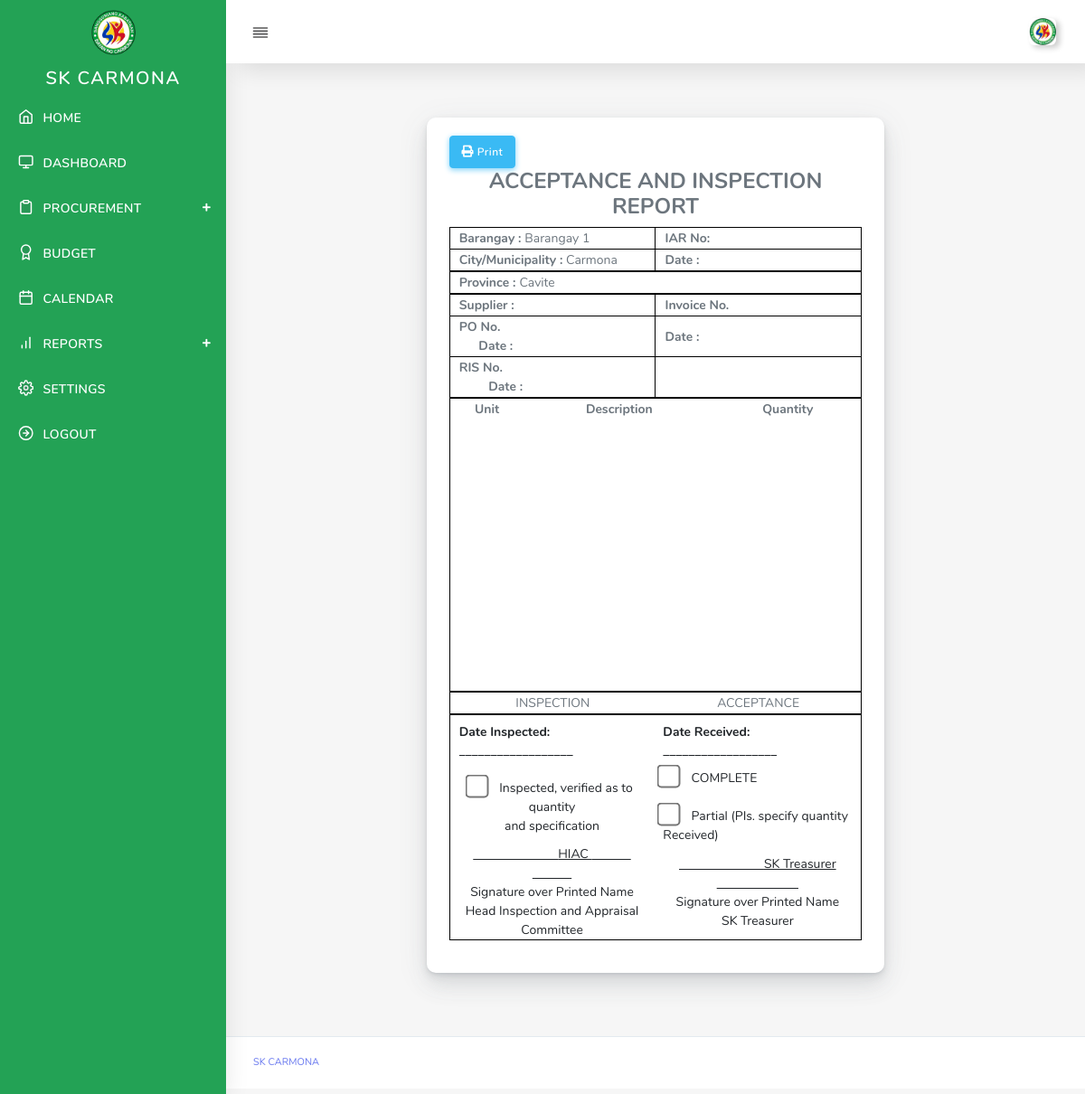
Screenshot of /user/procurement-ai.php (signed in) with the database file from the repository.
### tables this page shows
CREATE TABLE `skaccount` (
  `brgyID` int(11) NOT NULL,
  `barangay_name` varchar(32) NOT NULL,
  `username` varchar(32) NOT NULL,
  `password` varchar(32) NOT NULL,
  `img_profile` text NOT NULL,
  `sk_chairman` varchar(100) NOT NULL,
  `vice_chairman` varchar(100) NOT NULL,
  `secretary` varchar(100) NOT NULL,
  `member1` varchar(100) NOT NULL,
  `member2` varchar(100) NOT NULL,
  `member3` varchar(100) NOT NULL,
  `procuring` varchar(100) NOT NULL,
  `brgy_captain` varchar(100) NOT NULL,
  `committee_approriations` varchar(100) NOT NULL,
  `sk_treasurer` varchar(100) NOT NULL,
  `ai_committee` varchar(100) NOT NULL,
  `budget_officer` varchar(50) NOT NULL,
  `city` varchar(100) NOT NULL,
  `province` varchar(100) NOT NULL,
  `contact` varchar(100) NOT NULL
);

### controller/sk-procurement-reports.php (called while the page is built, shortened)
<?php
$data  = $_SESSION['brgyID'];

### user/procurement-ai.php (the view, shortened to what this page needs)
<?php include('header.php'); ?>
<?php include('nav.php'); ?>
<?php include('../controller/sk-procurement-reports.php'); ?>
	<div class="main-content">
	<div class="row justify-content-center">
	 <div class="col-7">
		    <div class="card">
                  <div class="card-body">
				  <button class="btn btn-info btn-md" type="button" onclick="printDiv('printableArea')"/><i class="fas fa-print"></i> Print </button>
					<?php
					$proid = base64_decode(urldecode($_GET['data']));
					$pr	   = $mysqli->query("SELECT * FROM ai_report where brgy_id='$data' and pro_id='$proid'");
					$prres = $pr->fetch_assoc();
					$brgy	 = $mysqli->query("SELECT * FROM skaccount where brgyID ='$data'");
					$brgyres = $brgy->fetch_assoc();
					?>
				  <div id="printableArea">
					  <center><h4> ACCEPTANCE AND INSPECTION REPORT</h4> </center>
					  <table class="table-1" style="border:1px solid black;" >
						<tr>
							<td colspan="6"> <strong> Barangay : </strong>  <?php echo $brgyres['barangay_name'];?></td>
							<td colspan="6"><strong> IAR No:</strong>  <?php echo $prres['iarno'];?></td>
						</tr>
						<tr>
							<td colspan="6"><strong> City/Municipality :</strong>  <?php echo $brgyres['city'];?></td>
							<td colspan="6"><strong> Date : </strong> <?php echo $prres['dateiar'];?> </td>
						</tr>
                      </table>
					  <table class="table-1" style="border:1px solid black;" >
						<tr>
							<td colspan="6"> <strong> Province : </strong>  <?php echo $brgyres['province'];?></td>
						</tr>
                      </table>
					   <table class="table-1" style="border:1px solid black;" >
						<tr>
							<td colspan="6"> <strong> Supplier : </strong>  <?php echo $prres['supplier'];?></td>
							<td colspan="6"><strong> Invoice No.</strong>  <?php echo $prres['invoice'];?></td>
						</tr>
						<tr>
							<td colspan="6">
							<strong> PO No.</strong>  <?php echo $prres['pono'];?>
							<strong> Date : </strong> <?php echo $prres['datepo'];?>
							</td>
							<td colspan="6"><strong> Date : </strong> <?php echo $prres['dateinvoice'];?> </td>
						</tr>
						<tr>
							<td colspan="6">
							<strong> RIS  No.</strong> <?php echo $prres['ris'];?>
							<strong> Date : </strong> <?php echo $prres['datepo'];?>
							</td>
						</tr>
                      </table>
                      <table class="table-2" style="border:1px solid black;width: 100%;">
                        <thead>
                          <tr>
                            <th class="text-center">Unit</th>
                            <th class="text-center">Description</th>
                            <th class="text-center">Quantity</th>
                          </tr>
                        </thead>
						<tbody>
						<tr><td   colspan="6" class="text-center"></td></tr>
						</tbody>
                      </table>
					  <table class="table-3" style="border:1px solid black;">
						<tr>
							<td colspan="6"  class="text-center">INSPECTION</td>
							<td colspan="6" class="text-center">ACCEPTANCE</td>
						</tr>
                      </table>
					    <table class="table" style="border:1px solid black;" >
						<tr>
							<td colspan="6"> <strong> Date Inspected:  __________________ </td>
							<td colspan="6"> <strong>Date Received: __________________</td>
						</tr>
						<tr>
							<td colspan="6"  class="text-center">
								<span><input type="checkbox" ></input> &nbsp;&nbsp;&nbsp;&nbsp;Inspected, verified as to quantity <br> and specification
							</td>
							<td colspan="6"  class="text-">
								<input type="checkbox" ></input> &nbsp;&nbsp;&nbsp;&nbsp;COMPLETE<br><br>
								<input type="checkbox" ></input> &nbsp;&nbsp;&nbsp;&nbsp;Partial (Pls. specify quantity Received)
							</td>
						</tr>
						<tr style=" height: 100px;">
							<td colspan="6" class="text-center">
							 <u>
							 <?php echo $brgyres['ai_committee'];?>
							 </u>
							<br> Signature over Printed Name <br> Head Inspection and Appraisal Committee
							</td>
							<td colspan="6" class="text-center">
							 <u>
							 <?php echo $brgyres['sk_treasurer'];?>
							 </u>
							<br> Signature over Printed Name <br> SK Treasurer
							</td>
						</tr>
                      </table>
                  </div>
                </div>
                </div>
           </div>
           </div>
   </div>
<?php require('footer.php'); ?>

### user/nav.php (shortened to what this page needs)
<?php
include('../config/database.php');
$data     = $_SESSION['brgyID'];
$settings1 = $mysqli->query("SELECT * FROM skaccount where brgyID ='$data'");
while($val1 = $settings1->fetch_object()){
	$profile =  $val1->img_profile;
}
?>
<body>
  <div id="app">
    <div class="main-wrapper main-wrapper-1">
      <div class="navbar-bg"></div>
      <nav class="navbar navbar-expand-lg main-navbar sticky">
        <div class="form-inline mr-auto">
          <ul class="navbar-nav mr-3">
            <li><a href="#" data-toggle="sidebar" class="nav-link nav-link-lg collapse-btn"> <i data-feather="align-justify"></i></a></li>
          </ul>
        </div>
        <ul class="navbar-nav navbar-right">
          <li class="dropdown"><a href="#" data-toggle="dropdown"
              class="nav-link dropdown-toggle nav-link-lg nav-link-user"> <img alt="image" src="../assets/img/barangay/<?php echo $profile;?>"
                class="user-img-radious-style"> <span class="d-sm-none d-lg-inline-block"></span></a>
          </li>
        </ul>
      </nav>
      <div class="main-sidebar sidebar-style-2">
        <aside id="sidebar-wrapper" >
          <div class="sidebar-brand">
            <a href="#"> <img alt="image" src="../assets/img/sk-logo.png" class="header-logo" />
            </a>
          </div>
          <ul class="sidebar-menu" style="background-color:#23a255 !important;">
            <li class="menu-header"><center>SK CARMONA</center></li>
            <li class="dropdown <?php echo $index;?>">
              <a href="index.php" class="nav-link"><i data-feather="home"></i><span>HOME</span></a>
            </li>
			<li class="dropdown <?php echo $dashboard;?>">
              <a href="dashboard.php" class="nav-link"><i data-feather="monitor"></i><span>DASHBOARD</span></a>
            </li>
			<li class="dropdown <?php echo $procurement;?>">
              <a href="procurement.php" class="menu-toggle nav-link has-dropdown"><i data-feather="clipboard"></i><span>PROCUREMENT</span></a>
            </li>
			<li class="dropdown <?php echo $budget;?>">
              <a href="budget.php" class="nav-link"><i data-feather="award"></i><span>BUDGET </span></a>
            </li>
			<li class="dropdown <?php echo $calendar;?>">
              <a href="calendar.php" class="nav-link"><i data-feather="calendar"></i><span>CALENDAR </span></a>
            </li>
			<li class="dropdown <?php echo $reports;?>">
              <a href="announcement.php" class="menu-toggle nav-link has-dropdown"><i data-feather="bar-chart"></i><span>REPORTS </span></a>
            </li>
			<li class="dropdown <?php echo $settings;?>">
              <a href="settings.php" class="nav-link"><i data-feather="settings"></i><span> SETTINGS </span></a>
            </li>
			<li class="dropdown ">
              <a href="logout.php" class="nav-link"><i data-feather="arrow-right-circle"></i><span>LOGOUT</span></a>
            </li>
          </ul>
        </aside>
      </div>

### user/procurement-ai.php (style rules this page uses)
.table-1 { width: 100%; table-layout: fixed; }
.table-1 td { border: 1pt solid black; padding-left: 10px; }
.table-2 tbody tr:last-child { height:300px; }
.table-3 { width: 100%; table-layout: fixed; }
input[type=checkbox] { -ms-transform: scale(2); -moz-transform: scale(2); -webkit-transform: scale(2); -o-transform: scale(2); transform: scale(2); padding: 10px; }

### rows the page displays
skaccount: img_profile (picture), barangay_name "Barangay 1", city "Carmona", province "Cavite", ai_committee "HIAC", sk_treasurer "SK Treasurer"
